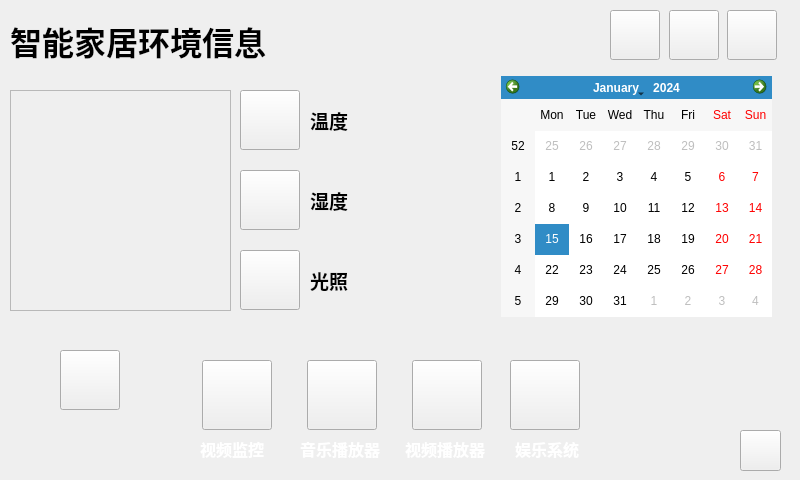
<?xml version="1.0" encoding="UTF-8"?>
<ui version="4.0">
 <class>SmartHome</class>
 <widget class="QWidget" name="SmartHome">
  <property name="geometry">
   <rect>
    <x>0</x>
    <y>0</y>
    <width>800</width>
    <height>480</height>
   </rect>
  </property>
  <property name="windowTitle">
   <string>智能家居-使徒行者</string>
  </property>
  <widget class="QLabel" name="TempLabel">
   <property name="geometry">
    <rect>
     <x>310</x>
     <y>110</y>
     <width>101</width>
     <height>21</height>
    </rect>
   </property>
   <property name="font">
    <font>
     <family>华文楷体</family>
     <pointsize>14</pointsize>
     <weight>75</weight>
     <bold>true</bold>
    </font>
   </property>
   <property name="text">
    <string>温度</string>
   </property>
  </widget>
  <widget class="QLabel" name="HumidityLabel">
   <property name="geometry">
    <rect>
     <x>310</x>
     <y>190</y>
     <width>101</width>
     <height>21</height>
    </rect>
   </property>
   <property name="font">
    <font>
     <family>华文楷体</family>
     <pointsize>14</pointsize>
     <weight>75</weight>
     <bold>true</bold>
    </font>
   </property>
   <property name="text">
    <string>湿度</string>
   </property>
  </widget>
  <widget class="QLabel" name="LightLabel">
   <property name="geometry">
    <rect>
     <x>310</x>
     <y>270</y>
     <width>121</width>
     <height>21</height>
    </rect>
   </property>
   <property name="font">
    <font>
     <family>华文楷体</family>
     <pointsize>14</pointsize>
     <weight>75</weight>
     <bold>true</bold>
    </font>
   </property>
   <property name="text">
    <string>光照</string>
   </property>
  </widget>
  <widget class="QPushButton" name="VideoPushButton">
   <property name="geometry">
    <rect>
     <x>202</x>
     <y>360</y>
     <width>70</width>
     <height>70</height>
    </rect>
   </property>
   <property name="font">
    <font>
     <family>华文行楷</family>
     <pointsize>14</pointsize>
     <weight>50</weight>
     <bold>false</bold>
    </font>
   </property>
   <property name="styleSheet">
    <string notr="true">border-image: url(:/main/images/main/video_button_ico.png);</string>
   </property>
   <property name="text">
    <string/>
   </property>
  </widget>
  <widget class="QPushButton" name="MultiMediaPushButton">
   <property name="geometry">
    <rect>
     <x>307</x>
     <y>360</y>
     <width>70</width>
     <height>70</height>
    </rect>
   </property>
   <property name="font">
    <font>
     <family>华文行楷</family>
     <pointsize>14</pointsize>
     <weight>50</weight>
     <bold>false</bold>
    </font>
   </property>
   <property name="styleSheet">
    <string notr="true">border-image: url(:/main/images/main/music.png);</string>
   </property>
   <property name="text">
    <string/>
   </property>
  </widget>
  <widget class="QPushButton" name="DeviePushButton">
   <property name="geometry">
    <rect>
     <x>412</x>
     <y>360</y>
     <width>70</width>
     <height>70</height>
    </rect>
   </property>
   <property name="font">
    <font>
     <family>华文行楷</family>
     <pointsize>14</pointsize>
     <weight>50</weight>
     <bold>false</bold>
    </font>
   </property>
   <property name="styleSheet">
    <string notr="true">border-image: url(:/main/images/main/video.png);</string>
   </property>
   <property name="text">
    <string/>
   </property>
  </widget>
  <widget class="QPushButton" name="EntertainmentPushButton">
   <property name="geometry">
    <rect>
     <x>510</x>
     <y>360</y>
     <width>70</width>
     <height>70</height>
    </rect>
   </property>
   <property name="font">
    <font>
     <family>华文行楷</family>
     <pointsize>14</pointsize>
     <weight>50</weight>
     <bold>false</bold>
    </font>
   </property>
   <property name="styleSheet">
    <string notr="true">border-image: url(:/main/images/main/yule_button_ico.png);</string>
   </property>
   <property name="text">
    <string/>
   </property>
  </widget>
  <widget class="QLabel" name="TitleLabel">
   <property name="geometry">
    <rect>
     <x>10</x>
     <y>10</y>
     <width>261</width>
     <height>61</height>
    </rect>
   </property>
   <property name="font">
    <font>
     <family>华文行楷</family>
     <pointsize>24</pointsize>
     <weight>75</weight>
     <bold>true</bold>
    </font>
   </property>
   <property name="text">
    <string>智能家居环境信息</string>
   </property>
   <property name="textFormat">
    <enum>Qt::AutoText</enum>
   </property>
   <property name="scaledContents">
    <bool>false</bool>
   </property>
   <property name="alignment">
    <set>Qt::AlignJustify|Qt::AlignVCenter</set>
   </property>
   <property name="wordWrap">
    <bool>false</bool>
   </property>
   <property name="openExternalLinks">
    <bool>false</bool>
   </property>
  </widget>
  <widget class="QCalendarWidget" name="calendarWidget">
   <property name="geometry">
    <rect>
     <x>501</x>
     <y>76</y>
     <width>271</width>
     <height>241</height>
    </rect>
   </property>
  </widget>
  <widget class="QLabel" name="TimeLabel">
   <property name="geometry">
    <rect>
     <x>330</x>
     <y>20</y>
     <width>231</width>
     <height>20</height>
    </rect>
   </property>
   <property name="font">
    <font>
     <family>Times New Roman</family>
     <pointsize>14</pointsize>
     <weight>75</weight>
     <bold>true</bold>
    </font>
   </property>
   <property name="styleSheet">
    <string notr="true">color: rgb(255, 255, 0);
</string>
   </property>
   <property name="text">
    <string/>
   </property>
  </widget>
  <widget class="QLabel" name="label">
   <property name="geometry">
    <rect>
     <x>200</x>
     <y>440</y>
     <width>68</width>
     <height>18</height>
    </rect>
   </property>
   <property name="font">
    <font>
     <family>华文楷体</family>
     <pointsize>12</pointsize>
     <weight>75</weight>
     <bold>true</bold>
    </font>
   </property>
   <property name="styleSheet">
    <string notr="true">color: rgb(255, 255, 255);</string>
   </property>
   <property name="text">
    <string>视频监控</string>
   </property>
  </widget>
  <widget class="QLabel" name="label_2">
   <property name="geometry">
    <rect>
     <x>300</x>
     <y>440</y>
     <width>85</width>
     <height>18</height>
    </rect>
   </property>
   <property name="font">
    <font>
     <family>华文楷体</family>
     <pointsize>12</pointsize>
     <weight>75</weight>
     <bold>true</bold>
    </font>
   </property>
   <property name="styleSheet">
    <string notr="true">color: rgb(255, 255, 255);</string>
   </property>
   <property name="text">
    <string>音乐播放器</string>
   </property>
  </widget>
  <widget class="QLabel" name="label_3">
   <property name="geometry">
    <rect>
     <x>405</x>
     <y>440</y>
     <width>85</width>
     <height>18</height>
    </rect>
   </property>
   <property name="font">
    <font>
     <family>华文楷体</family>
     <pointsize>12</pointsize>
     <weight>75</weight>
     <bold>true</bold>
    </font>
   </property>
   <property name="styleSheet">
    <string notr="true">color: rgb(255, 255, 255);</string>
   </property>
   <property name="text">
    <string>视频播放器</string>
   </property>
  </widget>
  <widget class="QLabel" name="label_4">
   <property name="geometry">
    <rect>
     <x>515</x>
     <y>440</y>
     <width>68</width>
     <height>18</height>
    </rect>
   </property>
   <property name="font">
    <font>
     <family>华文楷体</family>
     <pointsize>12</pointsize>
     <weight>75</weight>
     <bold>true</bold>
    </font>
   </property>
   <property name="styleSheet">
    <string notr="true">color: rgb(255, 255, 255);</string>
   </property>
   <property name="text">
    <string>娱乐系统</string>
   </property>
  </widget>
  <widget class="QPushButton" name="MsgPushButton">
   <property name="geometry">
    <rect>
     <x>610</x>
     <y>10</y>
     <width>50</width>
     <height>50</height>
    </rect>
   </property>
   <property name="styleSheet">
    <string notr="true">border-image: url(:/main/images/main/email_no_ico.png);</string>
   </property>
   <property name="text">
    <string/>
   </property>
  </widget>
  <widget class="QPushButton" name="AdminPushButton">
   <property name="geometry">
    <rect>
     <x>669</x>
     <y>10</y>
     <width>50</width>
     <height>50</height>
    </rect>
   </property>
   <property name="styleSheet">
    <string notr="true">border-image: url(:/main/images/main/admin_ico.png);</string>
   </property>
   <property name="text">
    <string/>
   </property>
  </widget>
  <widget class="QPushButton" name="MainPushButton">
   <property name="geometry">
    <rect>
     <x>727</x>
     <y>10</y>
     <width>50</width>
     <height>50</height>
    </rect>
   </property>
   <property name="styleSheet">
    <string notr="true">border-image: url(:/main/images/main/home_ico.png);</string>
   </property>
   <property name="text">
    <string/>
   </property>
  </widget>
  <widget class="QFrame" name="frame">
   <property name="geometry">
    <rect>
     <x>10</x>
     <y>90</y>
     <width>221</width>
     <height>221</height>
    </rect>
   </property>
   <property name="styleSheet">
    <string notr="true">border-image: url(:/main/images/main/pellet_ico.png);</string>
   </property>
   <property name="frameShape">
    <enum>QFrame::StyledPanel</enum>
   </property>
   <property name="frameShadow">
    <enum>QFrame::Raised</enum>
   </property>
  </widget>
  <widget class="QPushButton" name="pushButton">
   <property name="geometry">
    <rect>
     <x>740</x>
     <y>430</y>
     <width>41</width>
     <height>41</height>
    </rect>
   </property>
   <property name="styleSheet">
    <string notr="true">border-image: url(:/main/images/main/speaker_48px_563821_easyicon.net.png);</string>
   </property>
   <property name="text">
    <string/>
   </property>
  </widget>
  <widget class="QPushButton" name="TempPushButton">
   <property name="geometry">
    <rect>
     <x>240</x>
     <y>90</y>
     <width>60</width>
     <height>60</height>
    </rect>
   </property>
   <property name="styleSheet">
    <string notr="true">border-image: url(:/main/images/main/temperature_button_ico.png);</string>
   </property>
   <property name="text">
    <string/>
   </property>
  </widget>
  <widget class="QPushButton" name="HumiPushButton">
   <property name="geometry">
    <rect>
     <x>240</x>
     <y>170</y>
     <width>60</width>
     <height>60</height>
    </rect>
   </property>
   <property name="styleSheet">
    <string notr="true">border-image: url(:/main/images/main/humidity_button_ico.png);</string>
   </property>
   <property name="text">
    <string/>
   </property>
  </widget>
  <widget class="QPushButton" name="LightPushButton">
   <property name="geometry">
    <rect>
     <x>240</x>
     <y>250</y>
     <width>60</width>
     <height>60</height>
    </rect>
   </property>
   <property name="styleSheet">
    <string notr="true">border-image: url(:/main/images/main/illumination_button_ico.png);</string>
   </property>
   <property name="text">
    <string/>
   </property>
  </widget>
  <widget class="QPushButton" name="TraPushButton">
   <property name="geometry">
    <rect>
     <x>60</x>
     <y>350</y>
     <width>60</width>
     <height>60</height>
    </rect>
   </property>
   <property name="styleSheet">
    <string notr="true">border-image: url(:/main/images/main/mouse.png);</string>
   </property>
   <property name="text">
    <string/>
   </property>
  </widget>
 </widget>
 <resources/>
 <connections/>
</ui>
